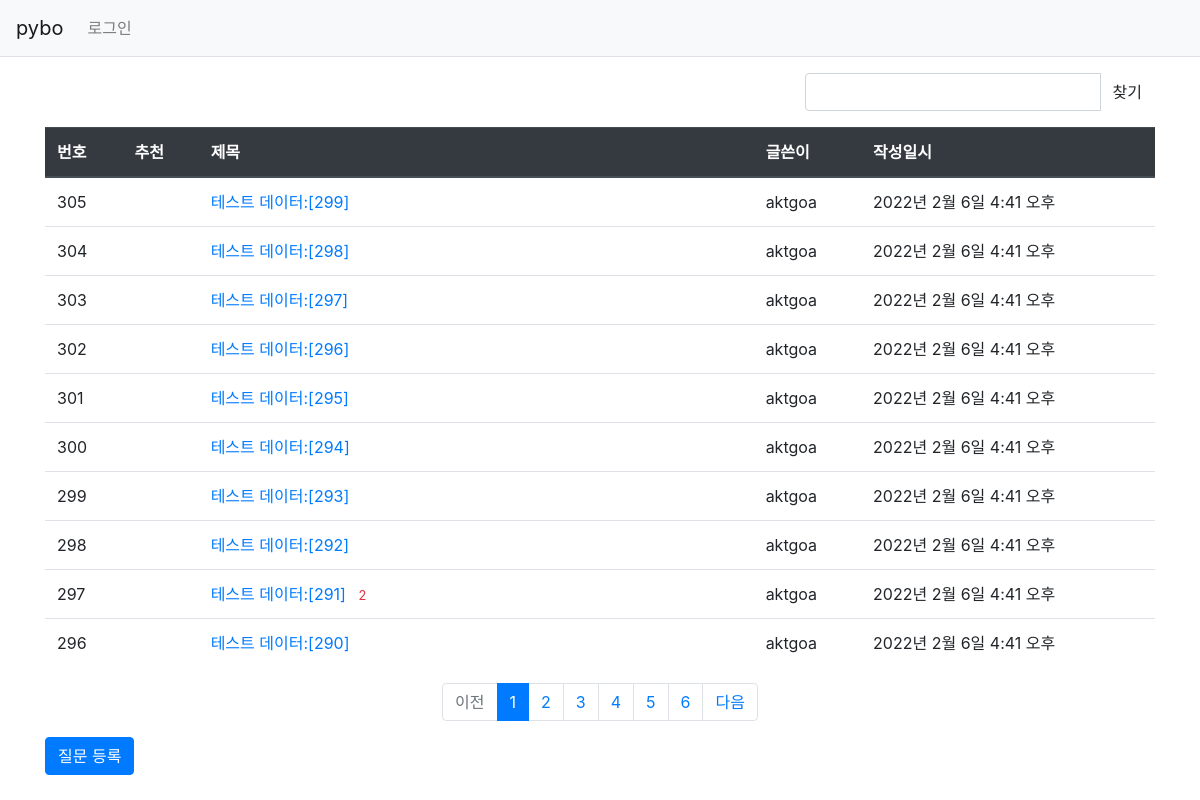
Page /pybo/ on the earlier database version.
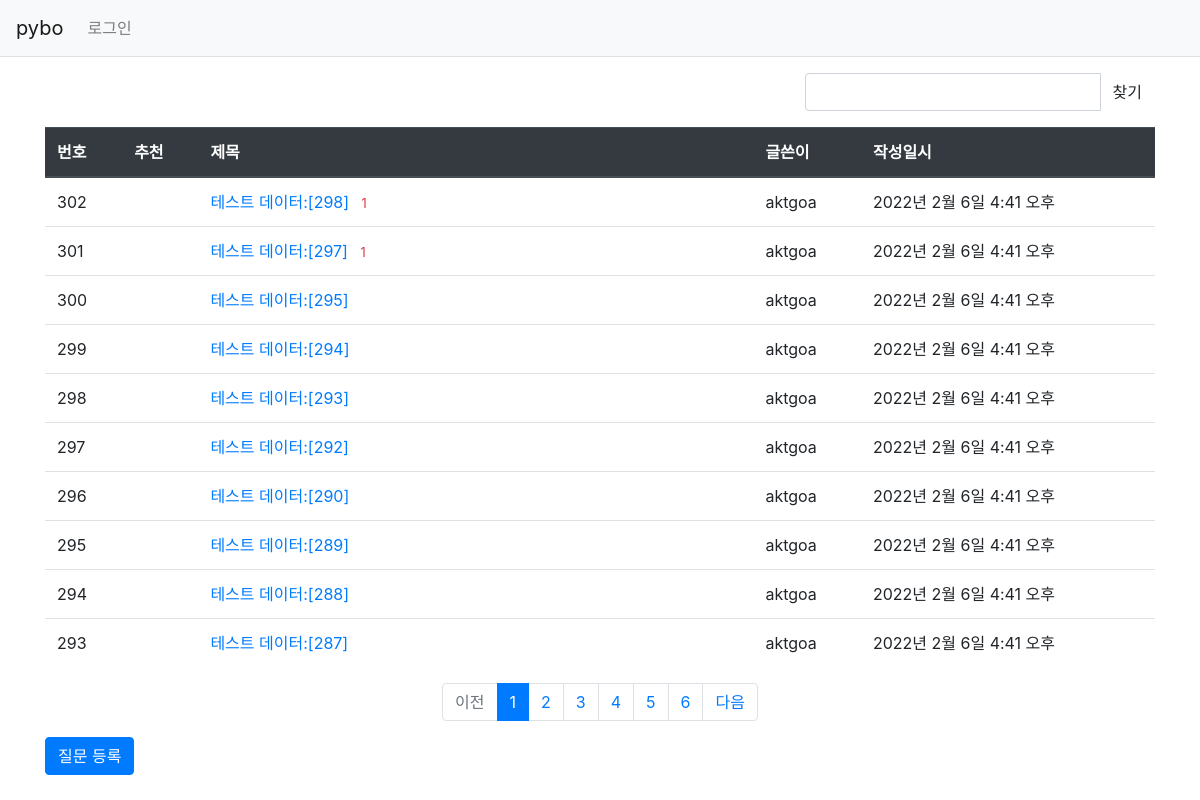
Same page on the later database version.
### pybo/models.py (models this page shows, shortened)
class Question(models.Model):
    author = models.ForeignKey(User, on_delete=models.CASCADE, related_name='author_question')
    subject = models.CharField(max_length=200)
    content = models.TextField()
    create_date = models.DateTimeField()
    modify_date = models.DateTimeField(null=True, blank=True)
    voter = models.ManyToManyField(User, related_name='voter_question')

### pybo/views/base_views.py (the view, shortened to what this page needs)
# urls.py: path('', base_views.index, name='index'), # '/'에 해당되는 기본 path
def index(request):
    page = request.GET.get('page','1') #페이지
    kw = request.GET.get('kw', '') #검색어
    question_list = Question.objects.order_by('-create_date')
    paginator = Paginator(question_list, 10)
    page_obj = paginator.get_page(page)
    context = {'question_list': page_obj, 'page': page, 'kw':kw}
    return render(request, 'pybo/question_list.html', context)

### pybo/templatetags/pybo_filter.py (called while the page is built)
@register.filter
def sub(value, arg):
    return value - arg

### templates/pybo/question_list.html (shortened to what this page needs)
{% extends 'base.html' %}
{% load pybo_filter %}
{% block content %}
<div class="container my-3">
    <div class="row justify-content-end my-3">
        <div class="col-4 input-group">
            <input type="text" class="form-control kw" value="{{ kw|default_if_none:'' }}">
            <div class="input-group-append">
                <button class="btn btn-outline-scondary" type="button" id="btn_search">찾기</button>
            </div>
        </div>
    </div>
    <table class="table">
        <thead>
            <tr class="thead-dark">
                <th>번호</th>
                <th>추천</th>
                <th style="width:50%">제목</th>
                <th>글쓴이</th>
                <th>작성일시</th>
            </tr>
        </thead>
        <tbody>
            {% if question_list %}
            {% for question in question_list %}
            <tr>
                <td>
                    {{ question_list.paginator.count|sub:question_list.start_index|sub:forloop.counter0|add:1 }}
                </td>
                <td>
                </td>
                <td class="text-left">
                    <a href=" {% url 'pybo:detail' question.id %}"> {{ question.subject }} </a>
                    {% if question.answer_set.count > 0 %}
                    <span class="text-danger small ml-2">{{ question.answer_set.count }}</span>
                    {% endif %}
                </td>
                <td>{{ question.author.username }}</td>
                <td>{{ question.create_date }}</td>
            </tr>
            {% endfor %}
            {% else %}
            <tr>
                <td colspan="3">질문이 없음</td>
            </tr>
            {% endif %}
        </tbody>
    </table>
    <ul class="pagination justify-content-center">
        {% if question_list.has_previous %}
        <li class="page-item">
            <a class="page-link" data-page="{{ question_list.previous_page_number }}" href="#">이전</a>
        </li>
        {% else %}
        <li class="page-item disabled">
            <a class="page-link" tabindex="-1" aria-disabled="true" href="#">이전</a>
        </li>
        {% endif %}
        {% for page_number in question_list.paginator.page_range %}
        {% if page_number >= question_list.number|add:-5 and page_number <= question_list.number|add:5 %}
            {% if page_number == question_list.number %}
            <li class="page-item active" aria-current="page">
                <a class="page-link" data-page="{{ page_number }}" href="#">{{page_number }}</a>
            </li>
            {% else %}
            <li class="page-item">
                <a class="page-link" data-page="{{ page_number }}" href="#">{{page_number }}</a>
            </li>
            {% endif %}
        {% endif %}
        {% endfor %}
        {% if question_list.has_next %}
        <li class="page-item">
            <a class="page-link" data-page="{{ question_list.next_page_number }}" href="#">다음</a>
        </li>
        {% else %}
        <li class="page-item disabled">
            <a class="page-link" tabindex="-1" aria-disabled="true" href="#">다음</a>
        </li>
        {% endif %}
    </ul>
    <a href="{% url 'pybo:question_create' %}" class="btn btn-primary">질문 등록</a>
</div>
{% endblock %}

Differences in the rows shown:
removed Question: paginator.count|sub "305", subject "테스트 데이터:[299]", author.username "aktgoa", create_date "2022년 2월 6일 4:41 오후"
removed Question: paginator.count|sub "302", subject "테스트 데이터:[296]", author.username "aktgoa", create_date "2022년 2월 6일 4:41 오후"
removed Question: paginator.count|sub "297", subject "테스트 데이터:[291]", answer_set.count "2", author.username "aktgoa", create_date "2022년 2월 6일 4:41 오후"
shown differently, row unchanged: Question "테스트 데이터:[298]": paginator.count|sub "304" → "302"; answer_set.count (not shown) → "1"
changed Question "테스트 데이터:[297]": paginator.count|sub "303" → "301"; answer_set.count (not shown) → "1"
computed for Question "테스트 데이터:[295]": paginator.count|sub "301" → "300"
computed for Question "테스트 데이터:[294]": paginator.count|sub "300" → "299"
computed for Question "테스트 데이터:[293]": paginator.count|sub "299" → "298"
computed for Question "테스트 데이터:[292]": paginator.count|sub "298" → "297"
now on this page (row unchanged): Question: paginator.count|sub "295", subject "테스트 데이터:[289]", author.username "aktgoa", create_date "2022년 2월 6일 4:41 오후"
now on this page (row unchanged): Question: paginator.count|sub "294", subject "테스트 데이터:[288]", author.username "aktgoa", create_date "2022년 2월 6일 4:41 오후"
now on this page (row unchanged): Question: paginator.count|sub "293", subject "테스트 데이터:[287]", author.username "aktgoa", create_date "2022년 2월 6일 4:41 오후"
